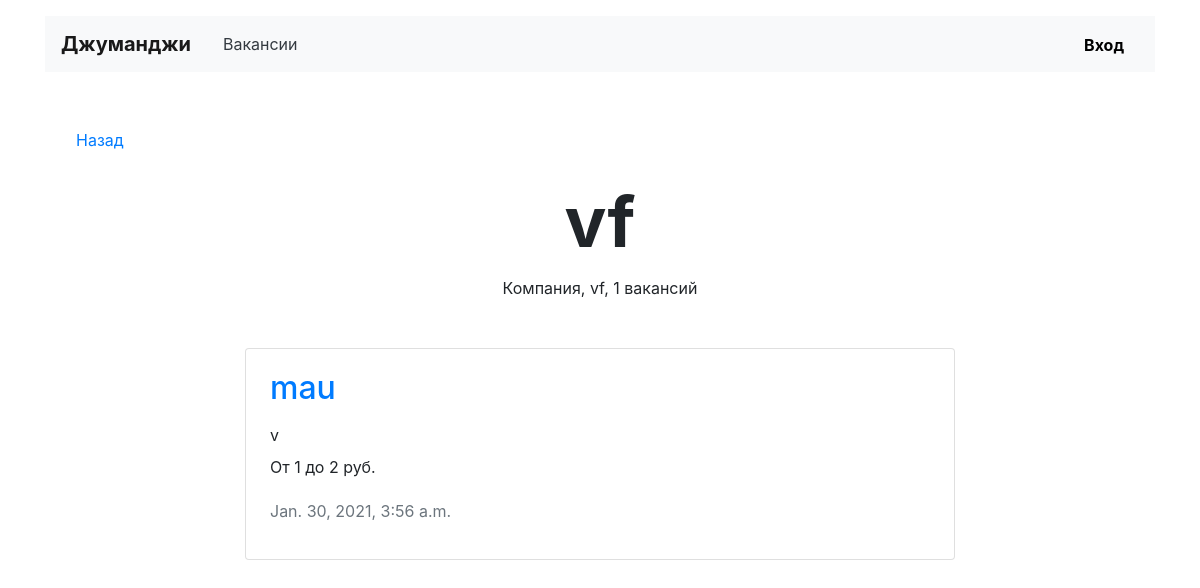
Before: /companies/9/ with the older database file.
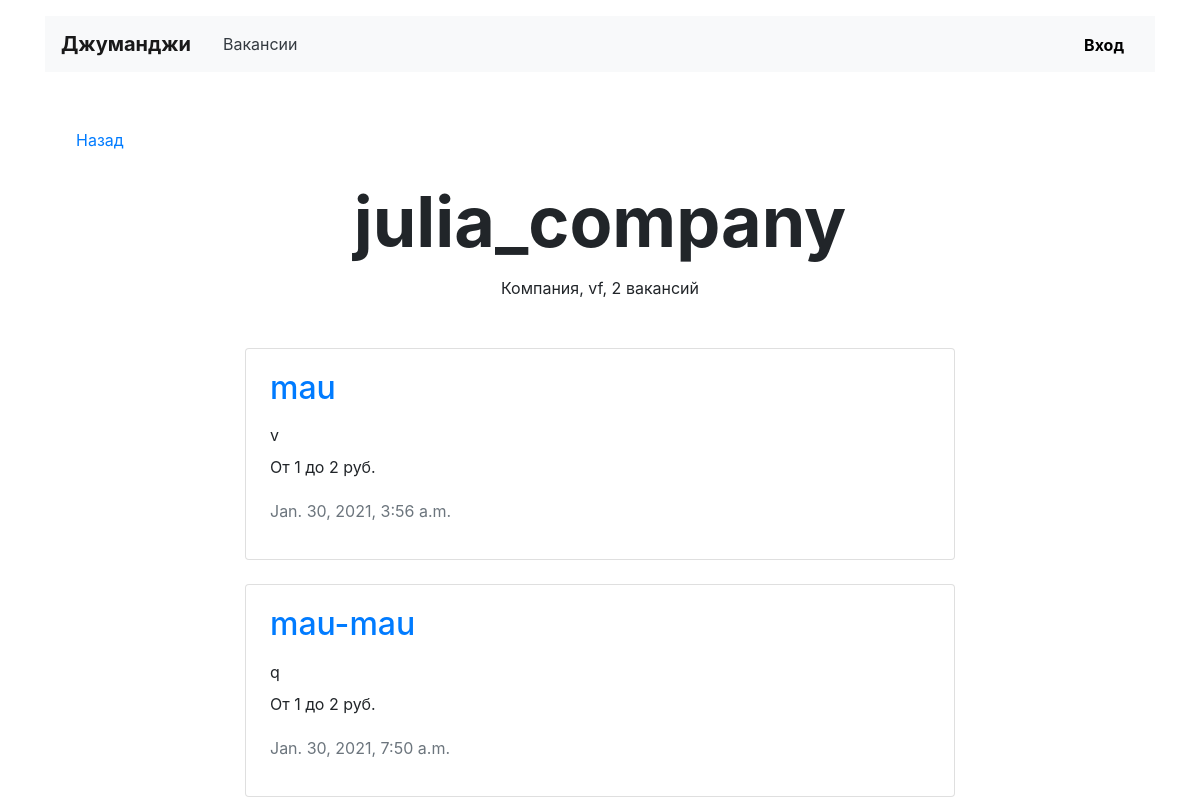
After: the same page with the newer database file.
### vacancies/models.py (models this page shows, shortened)
class Company(models.Model):
    title = models.CharField(max_length=120)
    location = models.CharField(max_length=120)
    logo = models.ImageField(upload_to=settings.MEDIA_COMPANY_IMAGE_DIR, null=True, blank=True)
    description = models.TextField()
    employee_count = models.IntegerField()
    owner = models.OneToOneField(User, on_delete=models.CASCADE, null=True, blank=True)

class Vacancy(models.Model):
    title = models.CharField(max_length=120)
    specialty = models.ForeignKey(Specialty, on_delete=models.CASCADE, related_name='vacancies')
    company = models.ForeignKey(Company, on_delete=models.CASCADE, related_name='vacancies')
    skills = models.TextField()
    description = models.TextField()
    salary_from = models.IntegerField()
    salary_to = models.IntegerField()
    posted = models.DateTimeField()

### vacancies/views.py (the view)
# urls.py: path('companies/<int:company_id>/', CompanyView.as_view(), name='company'),
class CompanyView(TemplateView):
    template_name = 'vacancies/company.html'
    def get_context_data(self, **kwargs):
        context = super(CompanyView, self).get_context_data(**kwargs)
        company_id = self.kwargs['company_id']
        instance_of_model = get_object_or_404(Company, id=company_id)
        context['company'] = instance_of_model
        context['vacancies'] = instance_of_model.vacancies.all()
        context['count_of_vacancies_from_the_company'] = instance_of_model.vacancies.count()
        return context

### templates/vacancies/company.html (shortened to what this page needs)
{% extends 'vacancies/base.html' %}
{% load static %}
{% block container %}
    <main class="container mt-3">
        <div class="navbar mt-5">
            <p><a href="{% url 'main' %}">Назад</a></p>
        </div>
        <section>
            <h1 class="h1 text-center mx-auto mt-0 pt-1" style="font-size: 70px;"><strong>{{ company.title }}</strong>
            </h1>
            <p class="text-center pt-1">Компания, {{ company.location }}, {{ count_of_vacancies_from_the_company }}
                вакансий</p>
            {% for vacancy in vacancies %}
                {% include 'vacancies/vacancy_card.html' %}
            {% endfor %}
        </section>
    </main>
{% endblock %}

### templates/vacancies/vacancy_card.html (shortened to what this page needs)
{% load static %}
<div class="row mt-4">
    <div class="col-12 col-lg-8 offset-lg-2 m-auto">
        <div class="card">
            <div class="card-body px-4">
                <div class="row">
                    <div class="col-12 col-md-8 col-lg-9">
                        <h2 class="h2 pb-2"><a
                                href="{% url 'vacancy' vacancy.id %}">{{ vacancy.title }}</a></h2>
                        <p class="mb-2">{{ vacancy.skills }}</p>
                        <p>От {{ vacancy.salary_from }} до {{ vacancy.salary_to }} руб.</p>
                        <p class="text-muted pt-1">{{ vacancy.posted }}</p>
                    </div>
                    <div class="col-12 col-md-4 col-lg-3 d-flex align-items-end">
                    </div>
                </div>
            </div>
        </div>
    </div>
</div>

Changed rows visible on the page:
changed Company "vf": title "vf" → "julia_company"
added Vacancy: title "mau-mau", skills "q", salary_from "1", salary_to "2", posted "Jan. 30, 2021, 7:50 a.m."
Other visible differences:
{{ count_of_vacancies_from_the_company }}: "1" → "2"
